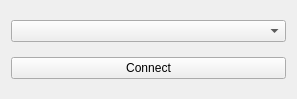
<?xml version="1.0" encoding="UTF-8"?>
<ui version="4.0">
 <class>clientWid2</class>
 <widget class="QWidget" name="clientWid2">
  <property name="geometry">
   <rect>
    <x>0</x>
    <y>0</y>
    <width>297</width>
    <height>99</height>
   </rect>
  </property>
  <property name="windowTitle">
   <string>Form</string>
  </property>
  <layout class="QGridLayout" name="gridLayout">
   <item row="0" column="0">
    <widget class="QComboBox" name="clientListBox">
     <property name="accessibleName">
      <string/>
     </property>
    </widget>
   </item>
   <item row="1" column="0">
    <widget class="QPushButton" name="connectButton">
     <property name="text">
      <string>Connect</string>
     </property>
    </widget>
   </item>
  </layout>
 </widget>
 <resources/>
 <connections/>
</ui>
